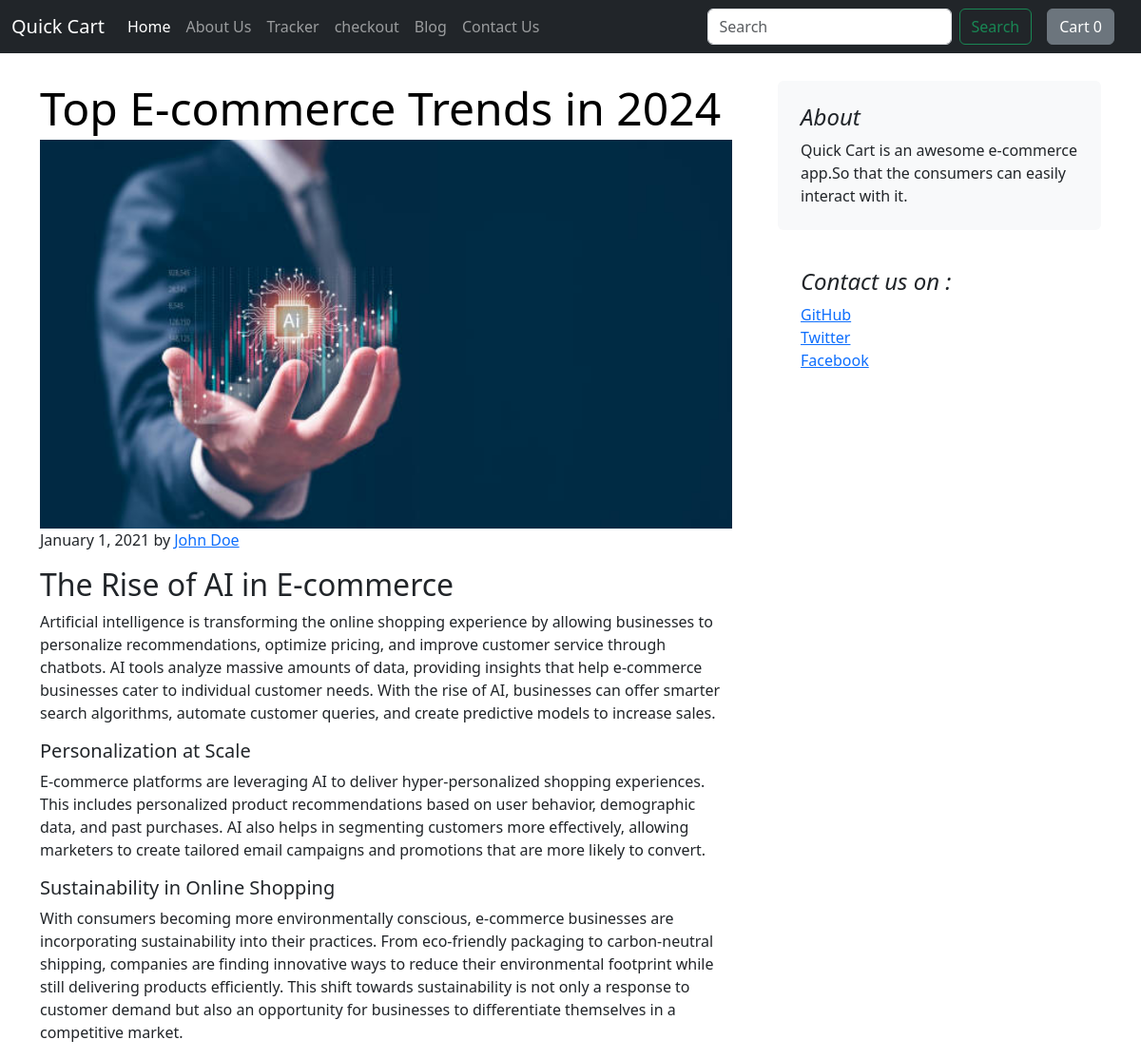
The app's page /blog/blogpost/4 with its own data.
### blog/models.py (models this page shows, shortened)
class Blogpost(models.Model):
    post_id = models.AutoField(primary_key=True)
    title = models.CharField(max_length=150)
    author = models.CharField(max_length=150)
    head0 = models.CharField(max_length=200, default='')
    chead0 = models.TextField(default='')
    head1 = models.CharField(max_length=200, default='')
    chead1 = models.TextField(default='')
    head2 = models.CharField(max_length=200, default='')
    chead2 = models.TextField(default='')
    pub_date = models.DateField()
    thumbnail = models.ImageField(upload_to = 'blog/images', default='')

### blog/views.py (the view)
# urls.py: path('blogpost/<int:id>', views.blogpost, name='blogPost')
def blogpost(request, id):
    post = Blogpost.objects.filter(post_id = id)[0]
    return render(request, 'blog/blogpost.html', {'post' : post})

### blog/templates/blog/blogpost.html (shortened to what this page needs)
{% extends 'blog/basic.html' %}
{% block body %}
<div class="container">
    <div class="row g-5">
        <div class="col-md-8">
            <article class="blog-post">
                <h2 class="display-5 link-body-emphasis mb-1">{{post.title}}</h2>
                <img src="/media/{{post.thumbnail}}" alt="thumbnail" class="blog-img">
                <p class="blog-post-meta">January 1, 2021 by <a href="#">{{post.author}}</a></p>
                <h2>{{post.head0}}</h2>
                <p>{{post.chead0}}</p>
                <h5>{{post.head1}}</h5>
                <p>{{post.chead1}}</p>
                <h5>{{post.head2}}</h5>
                <p>{{post.chead2}}</p>
            </article>
        </div>
        <div class="col-md-4">
            <div class="position-sticky" style="top: 2rem;">
                <div class="p-4 mb-3 bg-body-tertiary rounded">
                    <h4 class="fst-italic">About</h4>
                    <p class="mb-0">Quick Cart is an awesome e-commerce app.So that the consumers can easily interact with it. </p>
                </div>
                <div class="p-4">
                    <h4 class="fst-italic">Contact us on : </h4>
                    <ol class="list-unstyled">
                        <li><a href="#">GitHub</a></li>
                        <li><a href="#">Twitter</a></li>
                        <li><a href="#">Facebook</a></li>
                    </ol>
                </div>
            </div>
        </div>
    </div>
</div>
{% endblock %}

### blog/templates/blog/blogpost.html (style rules this page uses)
.container { margin-top: 85px; }
.blog-img { width: 100%; }

### records on screen
Blogpost: title "Top E-commerce Trends in 2024", thumbnail (picture), author "John Doe", head0 "The Rise of AI in E-commerce", chead0 "Artificial intelligence is transforming the online shopping experience by allowing businesses to personalize recommendations, optimize pricing, and improve customer service through chatbots. AI tools analyze massive amounts of data, providing insights that help e-commerce businesses cater to individual customer needs. With the rise of AI, businesses can offer smarter search algorithms, automate customer queries, and create predictive models to increase sales.", head1 "Personalization at Scale", chead1 "E-commerce platforms are leveraging AI to deliver hyper-personalized shopping experiences. This includes personalized product recommendations based on user behavior, demographic data, and past purchases. AI also helps in segmenting customers more effectively, allowing marketers to create tailored email campaigns and promotions that are more likely to convert.", head2 "Sustainability in Online Shopping", chead2 "With consumers becoming more environmentally conscious, e-commerce businesses are incorporating sustainability into their practices. From eco-friendly packaging to carbon-neutral shipping, companies are finding innovative ways to reduce their environmental footprint while still delivering products efficiently. This shift towards sustainability is not only a response to customer demand but also an opportunity for businesses to differentiate themselves in a competitive market."
